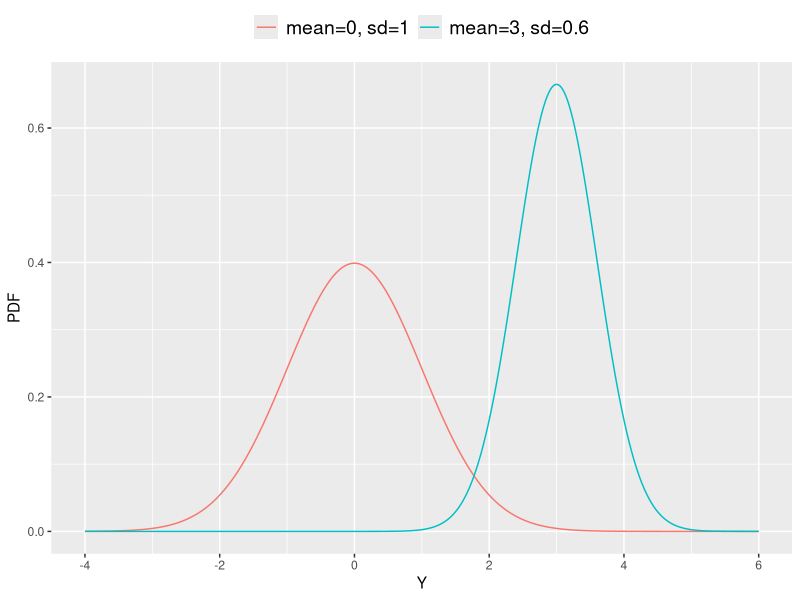
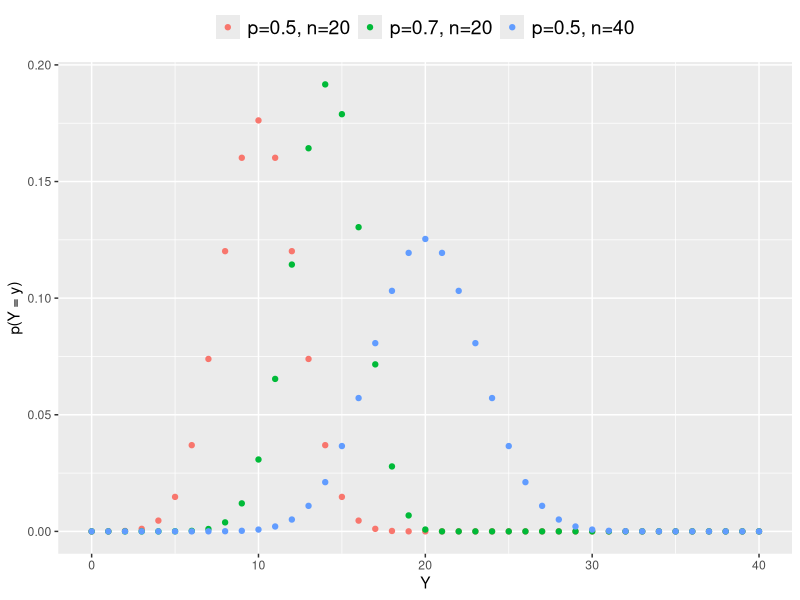
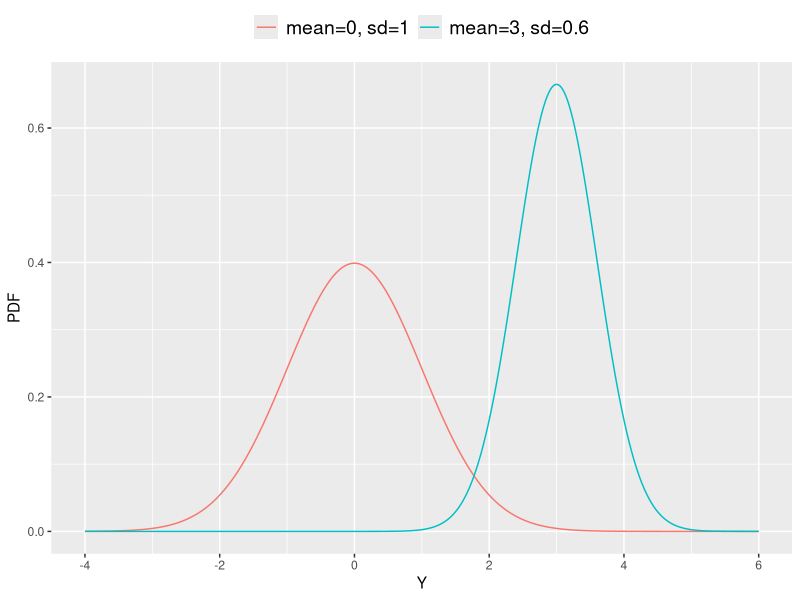
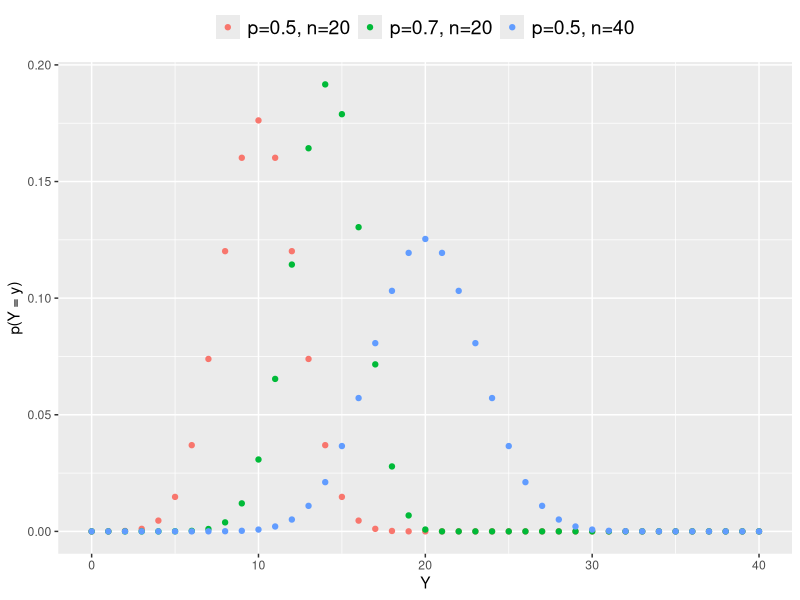

The R source for these figures, in order:
#Script RegressionModelOverview.r...Megan C. Ferguson...7 December 2021

  library(ggplot2)

  #What is the normal distribution?

    #Plot the probability density functions for two normal distributions:
    #dens1 has a mean=0 and standard deviation=1
    #dens2 has mean=3, sd=0.6
      x <- seq(from=-4, to=6, by=0.01)
      dens1 <- dnorm(x,
                     mean=0,
                     sd = 1)
      dens2 <- dnorm(x,
                     mean=3,
                     sd = 0.6)
      df.dens <- cbind.data.frame(x, dens1, dens2)
      ggplot(df.dens, aes(x)) +
        geom_line(aes(y = dens1, colour = "dens1")) + 
        geom_line(aes(y = dens2, colour = "dens2")) +
        xlab("Y") +
        ylab("PDF") + 
        scale_color_hue(labels=c("mean=0, sd=1", 
                                 "mean=3, sd=0.6")) +
        theme(legend.title = element_blank(),
              legend.text = element_text(size=14),
              legend.position = "top")        
      ggsave(filename="Figures\\2_Normal_Distributions.png",
             device="png", width=7.5, height=6.5, units="in")
      
  #What is the binomial distribution?

    #Plot the probability density functions for three Bin distributions:
    #dens1: p=0.5, n=20
    #dens2: p=0.7, n=20
    #dens3: p=0.5, n=40
      
      x <- seq(from=0, to=40, by=1)
      
      dens1 <- dbinom(x,
                     size=20,
                     prob = 0.5)
      
      dens2 <- dbinom(x,
                     size=20,
                     prob = 0.7)
      
      dens3 <- dbinom(x,
                     size=40,
                     prob = 0.5)
      
      df.dens <- cbind.data.frame(x, dens1, dens2, dens3)
      
      ggplot(df.dens, aes(x)) +
        geom_point(aes(y = dens1, colour = "dens1")) + 
        geom_point(aes(y = dens2, colour = "dens2")) +
        geom_point(aes(y = dens3, colour = "dens3")) +
        xlab("Y") +
        ylab("p(Y = y)") + 
        scale_color_hue(labels=c("p=0.5, n=20", 
                                 "p=0.7, n=20",
                                 "p=0.5, n=40")) +
        theme(legend.title = element_blank(),
              legend.text = element_text(size=14),
              legend.position = "top")
      ggsave(filename="Figures\\3_Binomial_Distributions.png",
             device="png", width=7.5, height=6.5, units="in")
      
      
      
      
      
      
      
      
      
      
      
      
      
      
      
      
      
